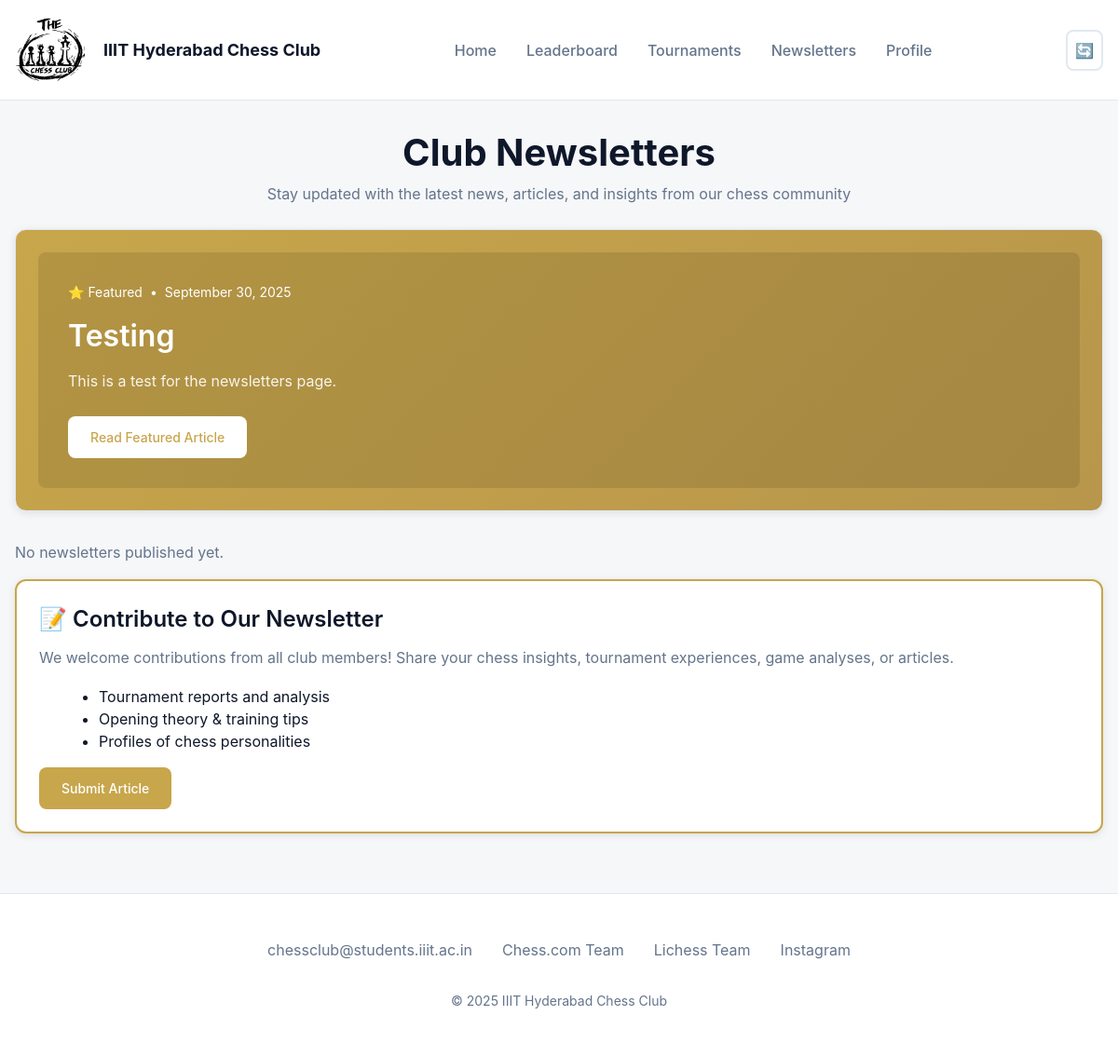
Screenshot of /newsletters/ with the database file from the repository.
### newsletters/models.py (models this page shows, shortened)
class Newsletter(models.Model):
    title = models.CharField(max_length=200)
    slug = models.SlugField(unique=True, blank=True)
    excerpt = models.TextField(blank=True)
    content = models.TextField()
    author = models.CharField(max_length=100, default="Editorial Team")
    published_date = models.DateField(default=timezone.now)
    created_at = models.DateTimeField(auto_now_add=True)
    updated_at = models.DateTimeField(auto_now=True)
    class Meta:
        ordering = ['-published_date']

### newsletters/views.py (the view)
# urls.py: path('', views.newsletter_list, name='newsletters'),
def newsletter_list(request):
    newsletters = Newsletter.objects.all()
    return render(request, 'newsletters.html', {
        "newsletters": newsletters
    })

### IIITChessClub/templates/newsletters.html (shortened to what this page needs)
<!DOCTYPE html>
{% load static %}
<html lang="en">
<head>
  <link rel="stylesheet" href="{% static 'css/styles.css' %}">
</head>
<body>
  <nav class="navbar">
    <div class="container">
      <div class="nav-content">
        <a href="{% url 'home' %}" class="nav-logo">
          IIIT Hyderabad Chess Club
        </a>
        <ul class="nav-links">
          <li><a href="{% url 'home' %}" class="nav-link">Home</a></li>
          <li><a href="{% url 'leaderboard' %}" class="nav-link">Leaderboard</a></li>
          <li><a href="{% url 'tournaments' %}" class="nav-link">Tournaments</a></li>
          <li><a href="{% url 'newsletters' %}" class="nav-link active">Newsletters</a></li>
          <li><a href="{% url 'profile' %}" class="nav-link">Profile</a></li>
        </ul>
        <div class="nav-controls">
          <button class="theme-toggle" aria-label="Toggle theme">🔄</button>
        </div>
      </div>
    </div>
  </nav>
  <main class="container" style="margin-top: 2rem;">
    <div class="text-center mb-6">
      <h1>Club Newsletters</h1>
      <p class="text-muted">Stay updated with the latest news, articles, and insights from our chess community</p>
    </div>
    {% if newsletters %}
    {% with featured=newsletters.0 %}
    <div class="card mb-6" style="background: linear-gradient(135deg, var(--accent), var(--accent-hover)); color: white;">
      <div style="background: rgba(0,0,0,0.1); padding: 2rem; border-radius: 8px;">
        <div style="display: flex; align-items: center; gap: 0.5rem; margin-bottom: 1rem; font-size: 0.875rem;">
          <span>⭐ Featured</span>
          <span>•</span>
          <span>{{ featured.published_date|date:"F j, Y" }}</span>
        </div>
        <h2 style="color: white; margin-bottom: 1rem;">{{ featured.title }}</h2>
        <p style="color: rgba(255,255,255,0.9); margin-bottom: 1.5rem;">
          {{ featured.excerpt|truncatewords:30 }}
        </p>
        <a href="{% url 'newsletter_article' featured.slug %}" class="btn" style="background: white; color: var(--accent);">
          Read Featured Article
        </a>
      </div>
    </div>
    {% endwith %}
    {% endif %}
    <div class="newsletter-grid">
      {% for n in newsletters|slice:"1:" %}
      <div class="card newsletter-card">
        <div class="newsletter-meta text-muted">{{ n.published_date|date:"F j, Y" }} • {{ n.author }}</div>
        <h3 class="newsletter-title">{{ n.title }}</h3>
        <p class="newsletter-excerpt">{{ n.excerpt|truncatewords:20 }}</p>
        <a href="{% url 'newsletter_article' n.slug %}" class="btn btn-secondary btn-small mt-2">Read More</a>
      </div>
      {% empty %}
      <p class="text-muted">No newsletters published yet.</p>
      {% endfor %}
    </div>
    <div class="card mt-6" style="border: 2px solid var(--accent);">
      <h3>📝 Contribute to Our Newsletter</h3>
      <p>We welcome contributions from all club members! Share your chess insights, tournament experiences, game analyses, or articles.</p>
      <ul style="margin-left: 1.5rem; margin-top: 0.5rem;">
        <li>Tournament reports and analysis</li>
        <li>Opening theory & training tips</li>
        <li>Profiles of chess personalities</li>
      </ul>
      <div class="flex gap-4 mt-4">
        <a href="mailto:chessclub@students.iiit.ac.in?subject=Newsletter Contribution" class="btn btn-primary">Submit Article</a>
      </div>
    </div>
  </main>
  <footer class="footer">
    <div class="container">
      <div class="footer-content">
        <div class="footer-links">
          <a href="mailto:chessclub@students.iiit.ac.in">chessclub@students.iiit.ac.in</a>
          <a href="#">Chess.com Team</a>
          <a href="#">Lichess Team</a>
          <a href="https://www.instagram.com/chessclub.iiith">Instagram</a>
        </div>
        <div class="footer-info">
          <p>&copy; 2025 IIIT Hyderabad Chess Club</p>
        </div>
      </div>
    </div>
  </footer>
</body>
</html>

### static/css/styles.css (style rules this page uses)
:root { --bg: #f6f7f9; --surface: #ffffff; --text: #0f172a; --text-secondary: #64748b; --muted: #e5e7eb; --accent: #c8a64b; --accent-hover: #b8964b; --success: #16a34a; --danger: #dc2626; --warning: #d97706; --border: #e2e8f0; --shadow: rgba(0, 0, 0, 0.1); --shadow-lg: rgba(0, 0, 0, 0.15); }
*, *::before, *::after { box-sizing: border-box; }
* { margin: 0; }
body { line-height: 1.5; -webkit-font-smoothing: antialiased; font-family: 'Inter', ui-sans-serif, system-ui, -apple-system, BlinkMacSystemFont, "Segoe UI", Roboto, "Helvetica Neue", Arial, "Noto Sans", sans-serif; background-color: var(--bg); color: var(--text); transition: background-color 0.3s ease, color 0.3s ease; }
input, button, textarea, select { font: inherit; }
p, h1, h2, h3, h4, h5, h6 { overflow-wrap: break-word; }
.container { max-width: 1200px; margin: 0 auto; padding: 0 1rem; }
.card { background: var(--surface); border-radius: 12px; padding: 1.5rem; box-shadow: 0 2px 8px var(--shadow); border: 1px solid var(--border); transition: all 0.3s ease; }
.flex { display: flex; }
.gap-4 { gap: 1rem; }
h1 { font-size: 2.5rem; font-weight: 700; line-height: 1.2; margin-bottom: 0.5rem; }
h2 { font-size: 2rem; font-weight: 600; line-height: 1.3; margin-bottom: 1rem; }
h3 { font-size: 1.5rem; font-weight: 600; line-height: 1.4; margin-bottom: 0.75rem; }
p { color: var(--text-secondary); margin-bottom: 1rem; line-height: 1.6; }
.text-muted { color: var(--text-secondary); }
.text-center { text-align: center; }
.navbar { position: sticky; top: 0; z-index: 100; background: var(--surface); border-bottom: 1px solid var(--border); backdrop-filter: blur(10px); transition: all 0.3s ease; }
.nav-content { display: flex; align-items: center; justify-content: space-between; padding: 1rem 0; }
.nav-logo { display: flex; align-items: center; gap: 0.75rem; font-weight: 700; font-size: 1.125rem; color: var(--text); text-decoration: none; transition: color 0.3s ease; }
.nav-logo::before { content: ""; display: inline-block; width: 75px; height: 75px; background-image: url("/static/images/chess-logo7.png"); background-size: contain; background-repeat: no-repeat; background-position: center; margin-right: 0.5rem; vertical-align: middle; }
html[data-theme="auto"] .nav-logo::before { background-image: url("/static/images/chess-logo7.png"); }
.nav-links { display: flex; list-style: none; gap: 2rem; margin: 0; padding: 0; }
.nav-link { color: var(--text-secondary); text-decoration: none; font-weight: 500; padding: 0.5rem 0; position: relative; transition: color 0.3s ease; }
.nav-controls { display: flex; align-items: center; gap: 1rem; }
.theme-toggle { background: none; border: 2px solid var(--border); border-radius: 8px; padding: 0.5rem; cursor: pointer; color: var(--text); transition: all 0.3s ease; display: flex; align-items: center; justify-content: center; }
.btn { display: inline-flex; align-items: center; gap: 0.5rem; padding: 0.75rem 1.5rem; border-radius: 8px; font-weight: 500; text-decoration: none; cursor: pointer; border: none; transition: all 0.3s ease; font-size: 0.875rem; }
.btn-primary { background: var(--accent); color: white; }
.newsletter-grid { display: grid; grid-template-columns: repeat(auto-fit, minmax(320px, 1fr)); gap: 2rem; margin-top: 2rem; }
.footer { background: var(--surface); border-top: 1px solid var(--border); padding: 3rem 0 2rem; margin-top: 4rem; }
.footer-content { text-align: center; }
.footer-links { display: flex; justify-content: center; gap: 2rem; margin-bottom: 2rem; flex-wrap: wrap; }
.footer-links a { color: var(--text-secondary); text-decoration: none; }
.footer-info { color: var(--text-secondary); font-size: 0.875rem; }
.mt-4 { margin-top: 1rem; }
.mb-6 { margin-bottom: 1.5rem; }
html { scroll-behavior: smooth; }

### rows the page displays
Newsletter: published_date "September 30, 2025", title "Testing", excerpt "This is a test for the newsletters page."
